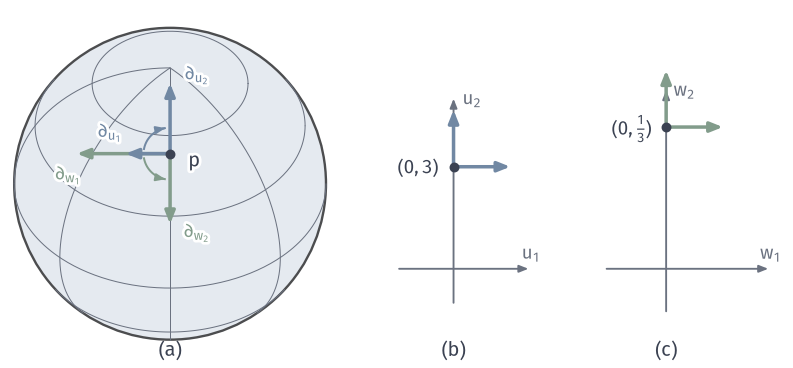

Here is the Python script that generated this plot:
"""At p=(0,3/5,4/5): north-chart frame and south-chart frame on the sphere, and their records in each chart."""
from pathlib import Path
import sys
ROOT = next(p for p in Path(__file__).resolve().parents if (p/"build.sh").is_file() and (p/"tex/book.tex").is_file())
sys.path.insert(0, str(ROOT/"figures/04-spaces-measures-and-geometry/04-manifolds/matplotlib/mfd-common"))
from mfd3d import *
W, H = 112, 52
fig, ax = canvas(W, H)
p = np.array([0, .6, .8]); e1 = np.array([1., 0, 0]); e2 = np.array([0, -.8, .6])
pl = Placed(View(90, 42), 24, 26, 22)
sphere_disc(ax, pl)
for lat in (-30, 0, 30, 60):
    sphere_curve(ax, pl, parallel(np.radians(lat)), MUTED, lw=.4, hidden=False)
for lon in range(0, 180, 45):
    sphere_curve(ax, pl, meridian(np.radians(lon)), MUTED, lw=.4, hidden=False)
P = pl(p); L = .46
A1, A2 = pl(p+.62*L*e1), pl(p+L*e2)
B1, B2 = pl(p+1.3*L*e1), pl(p-L*e2)
arrow(ax, P, B1, color=GREEN, lw=1.4, scale=7.5, zorder=7); arrow(ax, P, A1, color=BLUE, lw=1.4, scale=7.5, zorder=8)
arrow(ax, P, A2, color=BLUE, lw=1.4, scale=7.5, zorder=8); arrow(ax, P, B2, color=GREEN, lw=1.4, scale=7.5, zorder=7)
def arc(sign, col):
    s = np.linspace(.18, np.pi/2-.18, 60)
    pts = pl(p+.17*(np.cos(s)[:, None]*e1+sign*np.sin(s)[:, None]*e2))
    ax.plot(pts[:-1, 0], pts[:-1, 1], color=col, lw=.8, zorder=6); arrow(ax, pts[-3], pts[-1], color=col, lw=.8, scale=5.5, zorder=6)
arc(1, BLUE); arc(-1, GREEN)
dot(ax, P, INK, zorder=9); label(ax, P+[3.4, -1.0], '$p$', halo=True)
label(ax, A2+[3.8, 1.2], r'$\partial_{u_2}$', 7.5, BLUE, halo=True)
label(ax, A1+[-2.2, 3.0], r'$\partial_{u_1}$', 7.5, BLUE, halo=True)
label(ax, B2+[3.8, -1.2], r'$\partial_{w_2}$', 7.5, GREEN, halo=True)
label(ax, B1+[-1.2, -3.0], r'$\partial_{w_1}$', 7.5, GREEN, halo=True)
panel_tag(ax, 24, 1.7, '(a)')
def axes(cx, cy, xr, yr, s, xn, yn):
    arrow(ax, (cx+xr[0]*s, cy), (cx+xr[1]*s, cy), color=MUTED, lw=.75, scale=5.5)
    arrow(ax, (cx, cy+yr[0]*s), (cx, cy+yr[1]*s), color=MUTED, lw=.75, scale=5.5)
    label(ax, (cx+xr[1]*s+.4, cy+2.2), xn, 7.5, MUTED); label(ax, (cx+2.6, cy+yr[1]*s), yn, 7.5, MUTED)
# (b) north chart
cx, cy, s = 64, 14, 4.8
axes(cx, cy, (-1.6, 2.2), (-1, 5), s, '$u_1$', '$u_2$')
P1 = np.array([cx, cy+3*s])
arrow(ax, P1, P1+[8, 0], color=BLUE, lw=1.4, scale=7.5, zorder=8); arrow(ax, P1, P1+[0, 8], color=BLUE, lw=1.4, scale=7.5, zorder=8)
dot(ax, P1, INK, zorder=9); label(ax, P1+[-5, -.2], '$(0,3)$', 7.5, halo=True)
panel_tag(ax, cx, 1.7, '(b)')
# (c) south chart
cx, cy, s = 94, 14, 60
axes(cx, cy, (-.14, .24), (-.1, .42), s, '$w_1$', '$w_2$')
P2 = np.array([cx, cy+s/3])
arrow(ax, P2, P2+[8, 0], color=GREEN, lw=1.4, scale=7.5, zorder=8); arrow(ax, P2, P2+[0, 8], color=GREEN, lw=1.4, scale=7.5, zorder=8)
dot(ax, P2, INK, zorder=9); label(ax, P2+[-4.8, -.2], r'$(0,\frac{1}{3})$', 7.5, halo=True)
panel_tag(ax, cx, 1.7, '(c)')
save(fig, Path(__file__).resolve().parent, 'figure', {'formula': 'p=(0,.6,.8); d/du1=(1/5,0,0), d/du2=(0,-4/25,3/25); J=diag(1/9,-1/9); arrows normalised to the same drawn length'})
